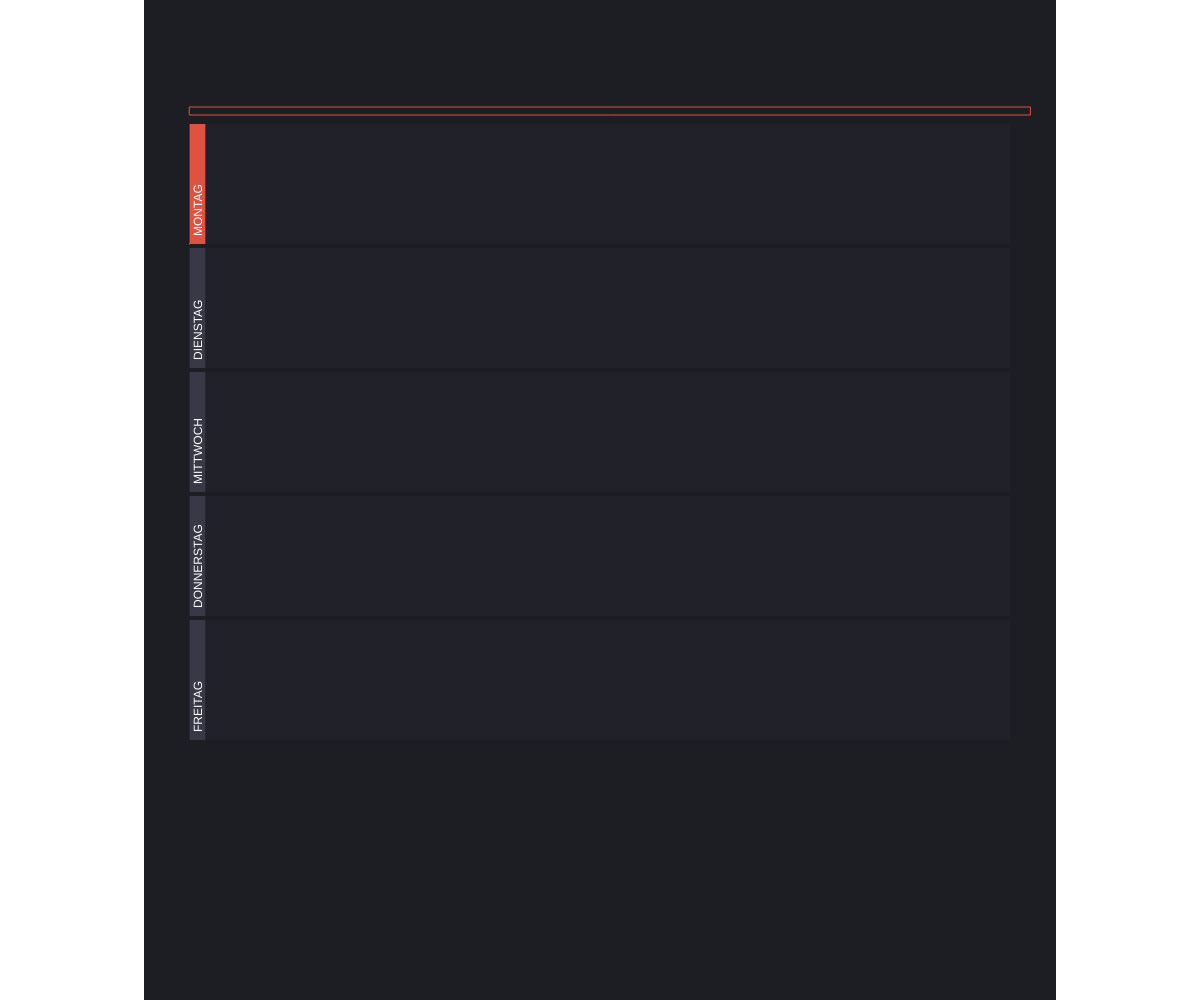
Frame 1 (no input)
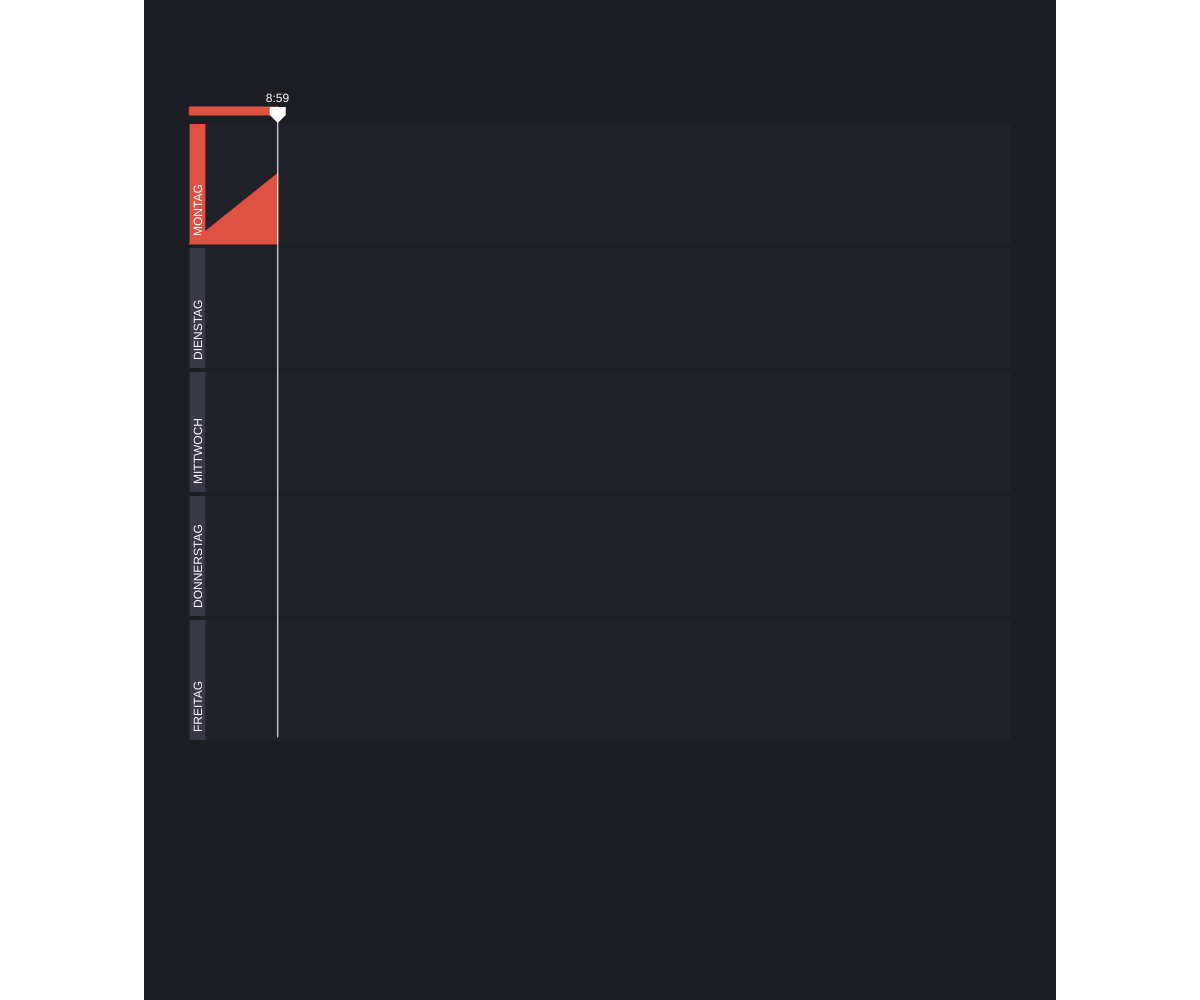
Frame 60 (no input)
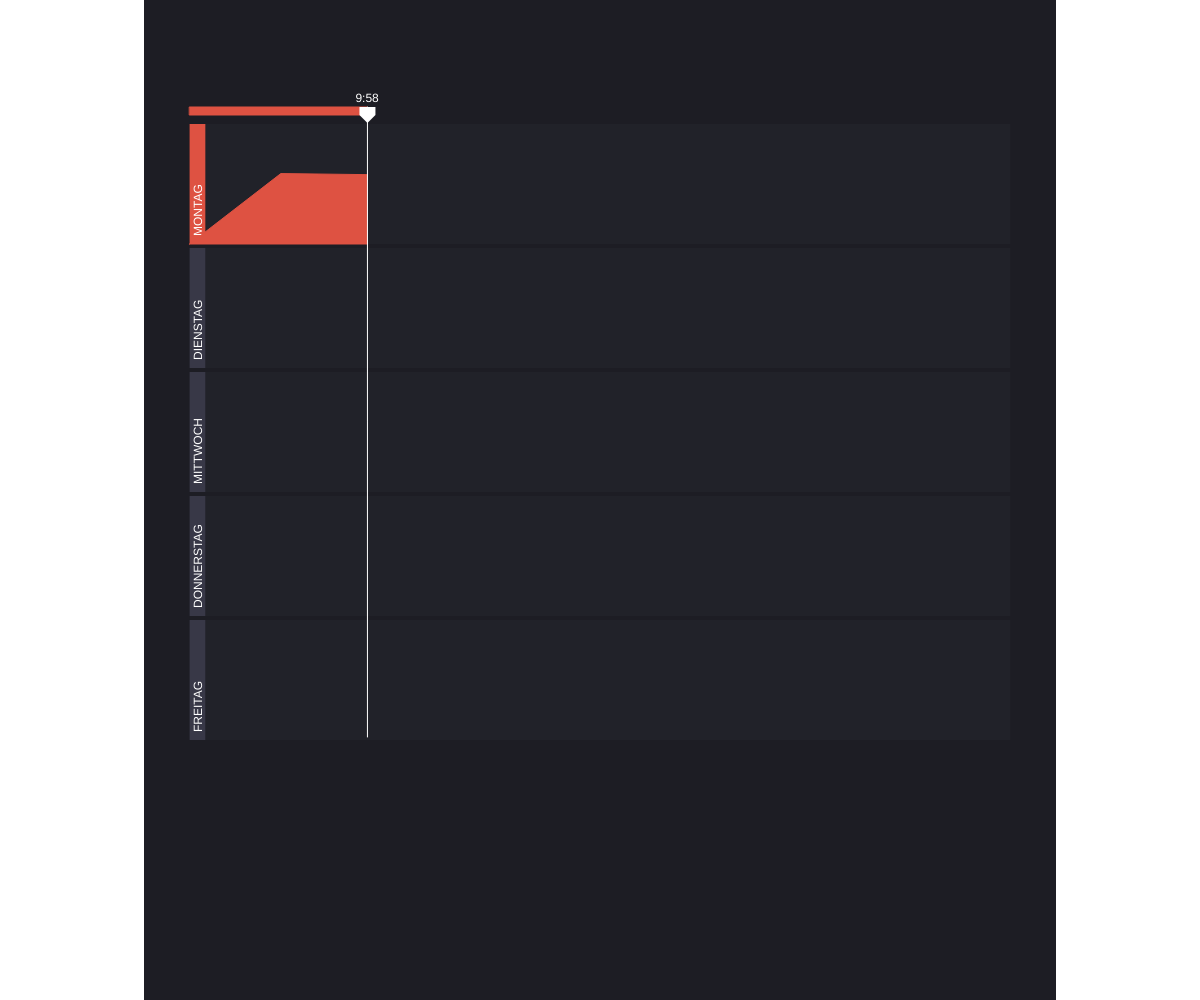
Frame 120 (the mouse pressed at the canvas centre since frame 60)

The p5.js sketch that drew these frames (run headless with seeded random() and noise() and a simulated clock; from frame 60 on, the mouse is pressed at the canvas centre):

// p5.js sketch
// ── sketch.js
var c_red;
var c_blue;
var c_lightblue;
var c_verylightblue;

var timeStart;
var timeEnd;
var currentTimeHours;
var currentTimeMinutes;
var currentDay;

var stress;
var productivity;
var verlust;

// x, y, width, height, label, background, backgroundLabel
var days;
var dayLabels;

var diaTest;

var pxProMinute;
var progress;

var setup = function(){
	createCanvas(windowWidth, windowHeight);
	background(255, 255, 255, 0);

	// Set our main colors
	c_red = color(222, 82, 66);
	c_blue = color(29, 29, 36);
	c_lightblue = color(33, 34, 41);
	c_verylightblue = color(56, 56, 71);

	// Create the Days
	var x = (width / 100 * 12) + ((width / 100 * 76) / 100 * 5);
	var w = width - (x * 2);
	days = [];
	dayLabels = ["MONTAG", "DIENSTAG", "MITTWOCH", "DONNERSTAG", "FREITAG"];
	for(var i = 1; i < 6; i++){
		days.push(new Day(x, 124 * i, w, 120, dayLabels[i-1], c_lightblue, c_verylightblue));
	}

	// Declare variables for the timeline
	timeStart = 8;
	timeEnd = 17;
	currentTime = timeStart;
	currentTimeMinutes = 0;
	currentDay = 0;

	days[currentDay].backgroundLabel = c_red;

	stress = 0;
	productivity = 100;
	verlust = 0;

	pxProMinute = w / 540;
	progress = ((currentTimeHours - 8) * pxProMinute * 60) + (currentTimeMinutes * pxProMinute);

	// day, type, c_Stroke, c_Fill, distance
	diaTest = new Dia(days[0], 0, c_red, c_red, w / 540 * 60);
	stress = random(0, 100);
}

var draw = function(){
	frameRate(60);
	background(255, 255, 255, 0);		
	noStroke();

	progress = ((currentTimeHours - 8) * pxProMinute * 60) + (currentTimeMinutes * pxProMinute);

	// Background Overwrite Areas
	// Content
	fill(c_blue);
	rect(width / 100 * 12, 0, width / 100 * 76, height);

	for(var i = 0; i < days.length; i++){
		days[i].draw();
	}

	stress += random(-1, 1);

	diaTest.draw(progress, stress);

	timeLine();
}

var timeLine = function(){
	fill(c_red);
	// x Position vom Zeitstrahl
	var x = (width / 100 * 12) + ((width / 100 * 76) / 100 * 5);
	
	// Breite des Stahles
	var w = width - (x * 2);
	var pxProMinute = w / 540;

	var progress = ((currentTimeHours - 8) * pxProMinute * 60) + (currentTimeMinutes * pxProMinute);

	rect(x, 107, progress, 8);

	// Zeitberrechnung

	if(currentTimeHours < timeEnd){		
		if(currentTimeMinutes < 60){
			currentTimeMinutes += 1;
		} else {
			currentTimeMinutes = 0;
			currentTimeHours++;
			diaTest.addData(stress);
		}
	} else {
		timeLineReset();
		currentTimeHours = timeStart;
		currentTimeMinutes = 0;
	}

	timeLineStrahl(x + progress, 107);
}

var timeLineStrahl = function(x, y){
	noStroke();
	fill(255);
	rect(x - 8, y, 16, 8);
	triangle(x - 8, y + 8, x + 8, y + 8, x, y + 16);
	stroke(255);
	line(x, 107, x, 107 + (5 * 126));
	noStroke();

	textAlign("CENTER");
	text(currentTimeHours + ":" + currentTimeMinutes, x - 12, y - 5);
}

var timeLineReset = function(){
	fill(c_blue);
	var x = (width / 100 * 12) + ((width / 100 * 76) / 100 * 5);
	var w = width - (x * 2);
	rect(x, 107, w + 20, 8);

	// next Day

	if(currentDay < days.length){		
		days[currentDay].backgroundLabel = c_red;
		if(currentDay >= 1){
			days[currentDay-1].backgroundLabel = c_verylightblue;
		}		
		currentDay++;
	} else {
		currentDay = 0;
		days[days.length-1].backgroundLabel = c_verylightblue;
	}
}
// ── ablenkung.js
class Ablenkung{
	constructor(x, y, dia){
		this.position = createVector(x,y);
		this.dia = dia;
		this.type = this.newType();
	}

	draw(){
		fill(255);
		textSize(10);
		textAlign(CENTER);
		text(this.type, this.position.x, this.position.y);
	}

	newType(){
		var types = ["Email", "Facebook", "Tinder"];
		return types[round(random(0, types.length - 1))];
	}
}
// ── day.js
class Day{
	constructor(x, y, width, height, label, background, backgroundLabel){
		this.x = x;
		this.y = y;
		this.width = width;
		this.height = height;
		this.label = label;
		this.background = background;
		this.backgroundLabel = backgroundLabel;
		this.active = false;
	}

	draw(){
		// Label for Day
		fill(this.backgroundLabel);
		rect(this.x, this.y, 16, this.height);
		fill(255);
		textAlign(LEFT);
		push();
		translate(this.x + 12, this.y + 112);
		rotate(radians(-90));
		text(this.label, 0, 0);
		pop();

		// Day Area Background
		fill(this.background);
		rect(this.x + 16, this.y, this.width - 16, this.height);

	}

	setActive(b){
		this.active = b;
	}
}
// ── dia.js
class Dia{
	constructor(day, type, c_Stroke, c_Fill, distance){
		this.day = day;
		this.type = type;
		this.data = [];
		this.distance = distance;
		this.c_Stroke = c_Stroke;
		this.c_Fill = c_Fill;
	}

	draw(progress, stress){
		fill(this.c_Fill);
		stroke(this.c_Stroke);
		beginShape();
		vertex(this.day.x, this.day.y + this.day.height);
		for(var i = 0; i < this.data.length; i++){
			vertex(this.day.x + this.distance * (i + 1), (this.day.y + this.day.height) - this.data[i]);	
		}
		vertex(this.day.x + progress, (this.day.y + this.day.height) - stress);
		vertex(this.day.x + progress, (this.day.y + this.day.height));
		console.log(progress);
		endShape(CLOSE);
	}

	addData(data){
		this.data.push(data);
	}
}
// ── srm.js
class Srm{
	constructor(type, x, y, label, days){
		this.type = type;

		this.duration = 120;

		// Influences on other variables
		this.i_pro = 0;
		this.i_stress = 0;
		this.i_ablenkung = 0;
		this.i_krankheitstage = 0;
		this.label = label;

		this.position = createVector(x,y);
		this.day = null;
		this.days = days;

		this.dragging = false;
		this.changingDuration = false;
		// Side thats changing
		this.cdSide = 0;

		this.onDay = false;
		this.placed = false;

		this.x = (width / 100 * 12) + ((width / 100 * 76) / 100 * 5);
		this.w = width - (x * 2);

		this.startTime = round((this.position.x - x) / pxProMinute);
		this.endTime = round((this.position.x - x + this.duration) / pxProMinute);

		// only 1 new srm when clicked
		this.done = false;

		// Set influences based on type
		// 1: Yoga
		// 2: Sport
		// 3: Social Media Blocking
		// 4: Email Begrenzung
		switch(this.type){
			case 0:				
				break;
			case 1:
				break;
		}
	}

	calculateTime(){
		this.startTime = round((this.position.x - this.x) / pxProMinute);
		this.endTime = round((this.position.x - this.x + this.duration) / pxProMinute);
	}

	draw(){

		// Border
		if(this.onDay){
			fill(c_blue);
			rect(this.position.x - 4, this.position.y, this.duration + 8, 120);
		}

		// SRM itself
		if(this.type != 0){			
			fill(255);
		} else {
			fill(c_verylightblue);
		}
		if(this.onDay == false && this.type != 0){
			fill(255, 255, 255, 20);
		}
		rect(this.position.x, this.position.y, this.duration, 120);
		textAlign(CENTER);		
		if(this.type != 0){			
			fill(0);
		} else {
			fill(255);
		}
		textSize(18);
		text(this.label, this.position.x + this.duration / 2, this.position.y + 70);

		// duration interaction indicator
		if(this.onDay && editMode){
			// Sides background
			fill(c_verylightblue);
			rect(this.position.x, this.position.y, 16, 120);			
			rect(this.position.x + this.duration - 16, this.position.y, 16, 120);
			// Handles
			fill(255);
			// Left			
			rect(this.position.x + 4, this.position.y + 30, 1, 60);
			rect(this.position.x + 8, this.position.y + 30, 1, 60);
			// Right
			rect(this.position.x + this.duration - 6, this.position.y + 30, 1, 60);
			rect(this.position.x + this.duration - 10, this.position.y + 30, 1, 60);

			// Arrows			
			fill(c_red);
			triangle(this.position.x, this.position.y + 115, this.position.x + 8, this.position.y + 108, this.position.x + 16, this.position.y + 115);
			triangle(this.position.x + this.duration - 16, this.position.y + 115, this.position.x + this.duration - 8, this.position.y + 108, this.position.x + this.duration, this.position.y + 115);

			// Border
			rect(this.position.x, this.position.y + 115, this.duration, 5);

			// Time
			textSize(10);
			fill(c_blue);
			textAlign(LEFT);
			// Start
			var m = this.startTime % 60;
			var h = 8 + round(this.startTime / 60);
			var t = 0;
			if(m < 10){
				if(h < 10){
					t = "0" + h + ":0" + (this.startTime % 60);
				} else {
					t = h + ":0" + (this.startTime % 60);
				}
			} else {
				if(h < 10){
					t = "0" + h + ":" + (this.startTime % 60);
				} else {
					t = h + ":" + (this.startTime % 60);
				}
			}
			text(t, this.position.x + 18, this.position.y + 110);
			// End
			textAlign(RIGHT);
			m = this.endTime % 60;
			h = 8 + round(this.endTime / 60);
			t = 0;
			if(m < 10){
				if(h < 10){
					t = "0" + h + ":0" + (this.endTime % 60);
				} else {
					t = h + ":0" + (this.endTime % 60);
				}
			} else {
				if(h < 10){
					t = "0" + h + ":" + (this.endTime % 60);
				} else {
					t = h + ":" + (this.endTime % 60);
				}
			}
			text(t, this.position.x + this.duration -  18, this.position.y + 110);
		}

		// Disable functionality if type 0 --> sidebar
		if(this.type != 0){

		this.calculateTime();
		// Drag and Drop

		// Increase duration
		// Left side
		if(this.dragging == false){
			if((mouseX > this.position.x && mouseX < this.position.x + 16 && mouseY > this.position.y && mouseY < this.position.y + 112 && mouseIsPressed) || (this.changingDuration == true && this.cdSide == 0)){
				this.changingDuration = true;
				this.cdSide = 0;
				// increase - decrease
				// if mouse is not outside of the day
				if(mouseX > this.x + 16 && mouseX < width - this.x - 16){
					if(pmouseX > mouseX){
						this.position.x = mouseX;
						this.duration += pmouseX - mouseX;
					} else {
						this.position.x = mouseX;
						this.duration -= mouseX - pmouseX;
					}
				}
			} else
			// Right side
			if((mouseX > this.position.x + this.duration - 16 && mouseX < this.position.x + this.duration && mouseY > this.position.y && mouseY < this.position.y + 112 && mouseIsPressed) || (this.changingDuration == true && this.cdSide == 1)){
				this.changingDuration = true;
				this.cdSide = 1;
				// increase - decrease
				if(mouseX > this.x + 16 && mouseX < width - this.x - 16){
					if(pmouseX < mouseX){
						this.duration += mouseX - pmouseX;
					} else {
						this.duration -= pmouseX - mouseX;
					}
				}
			}
		}

		// Move
		if(this.changingDuration == false){
			if(mouseX > this.position.x + 16 && mouseX < this.position.x + this.duration - 16 && mouseY > this.position.y && mouseY < this.position.y + 112 && mouseIsPressed){
				if(editMode){
					this.dragging = true;
					this.onDay = false;
				}
			}
		}		

		if(this.dragging == true){
			// Outside of Day Area
			if(((this.position.x + 60) < (width / 100 * 12) + ((width / 100 * 76) / 100 * 5))){
				this.position.x = mouseX - this.duration / 2;
				this.position.y = mouseY - 60;
				this.onDay = false;
			} else {
				// Find nearest day
				if(this.day == null){
					this.day = this.days[0];
				}
				for(var i = 0; i < this.days.length; i++){
					if(dist(0, this.day.y + 62, 0, mouseY) > dist(0, this.days[i].y, 0, mouseY)){
						this.day = this.days[i];
					}					
					this.position.y = this.day.y;
					this.position.x = mouseX - this.duration / 2;
				}
				this.onDay = true;
			}
		}

		} else {
			if(mouseX > this.position.x + 16 && mouseX < this.position.x + this.duration - 16 && mouseY > this.position.y && mouseY < this.position.y + 112 && mouseIsPressed && this.done == false){
				srmArray.push(new Srm(1, mouseX - 60, mouseY - 60, this.label, days));
				for(var i = 0; i < srmStash.length; i++){
					srmStash[i].done = true;
				}
			}
		}
	}
}
